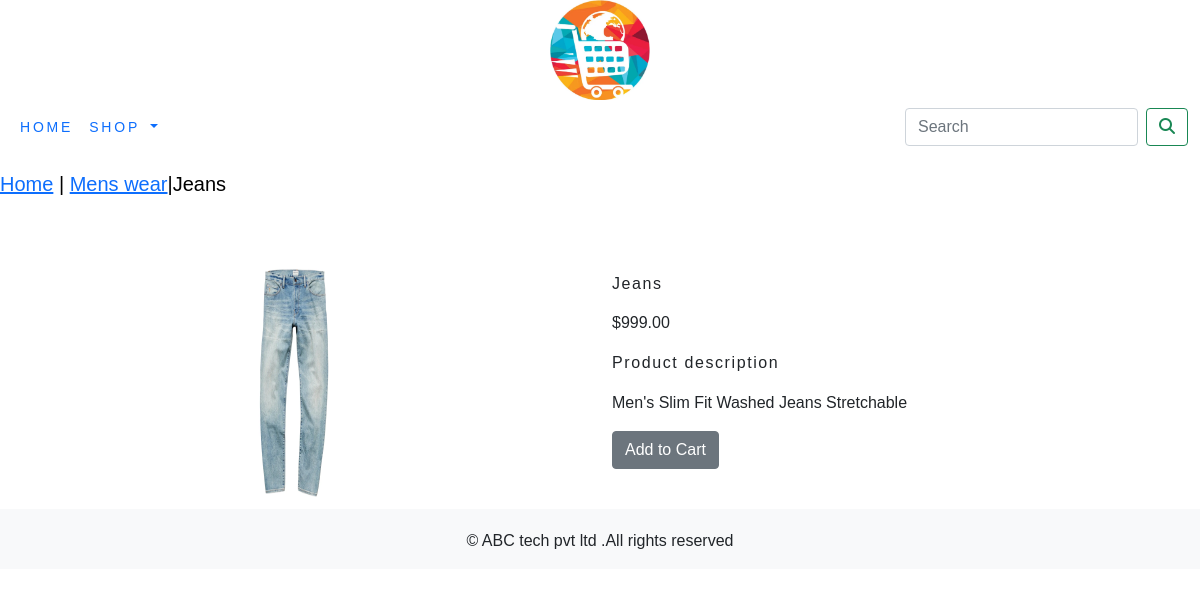
The page /shop/mens-wear/jeans/ on the database its author committed.
### shop_app/models.py (models this page shows, shortened)
class Product(models.Model):
    name = models.CharField(max_length=250, unique=True)
    slug = models.SlugField(max_length=250, unique=True)
    description = models.TextField(blank=True)
    price = models.DecimalField(max_digits=10, decimal_places=2)
    category = models.ForeignKey(Category, on_delete=models.CASCADE)
    image = models.ImageField(upload_to='product', blank=True)
    stock = models.IntegerField()
    available = models.BooleanField(default=True)
    created = models.DateTimeField(auto_now_add=True)
    updated = models.DateTimeField(auto_now=True)
    class Meta:
        ordering = ('name',)
        verbose_name = 'product'
        verbose_name_plural = 'products'

class Category(models.Model):
    name = models.CharField(max_length=250, unique=True)
    slug = models.SlugField(max_length=250, unique=True)
    description = models.TextField(blank=True)
    image = models.ImageField(upload_to='category', blank=True)
    class Meta:
        ordering = ('name',)
        verbose_name = 'category'
        verbose_name_plural = 'categories'
    def get_url(self):
     return reverse('shop_app:product_by_category', args=[self.slug])
    def __str__(self):
        return '{}'.format(self.name)

### shop_app/views.py (the view)
# urls.py: path('<slug:c_slug>/<slug:product_slug>/', views.proDetail, name='prodCatdetail'),
def proDetail(request, c_slug, product_slug):
    try:
        product = Product.objects.get(category__slug=c_slug, slug=product_slug)
    except Exception as e:
        raise e
    return render(request, 'product.html', {'product': product})

### cart/context_processors.py (called while the page is built)
def counter(request):
    item_count = 0
    if 'admin' in request.path:
        return {}
    else:
        try:
            cart = Cart.objects.filter(cart_id=_cart_id(request))
            car_items = CartItem.objects.all().filter(cart=cart[:1])
            for cart_item in car_items:
                item_count += cart_item.quantity
        except Cart.DoesNotExist:
            item_count = 0
    return dict(item_count=item_count)

### cart/views.py (called while the page is built)
def _cart_id(request):
    cart = request.session.session_key
    if not cart:
        cart = request.session.create()
    return cart

### shop_app/context_processors.py (called while the page is built)
def menu_links(request):
    links = Category.objects.all()
    return dict(links=links)

### templates/product.html (shortened to what this page needs)
{% extends 'base.html' %}
{% load static %}
{% block content %}
<div class="row my_prod_row_class">
    <div class="mx_auto">
        <p>
            <a href="{% url 'shop_app:allProdCat' %}">Home</a>  | <a href="{{product.category.get_url}}">{{product.category}}</a>|{{product.name}}
        </p>
    </div>
</div>
<br>
<div class="row">
    <div class="col-12 col-sm-12 col-md-12 col-lg-6 text-center">
        <div style="min-width:18rem">
            <img src="{{product.image.url}}" alt="{{product.name}}" height="250" width="250">
        </div>
    </div>
        <div class="col-12 col-sm-12 col-md-12 col-lg-6">
            <div>
            <h1 class="my_prod_title">{{product.name}}</h1>
            <p>${{product.price}}</p>
            <p class="my_title">Product description</p>
            <p class="text-justify my_rod_text">{{product.description}}</p>
            {% if product.stock <= 0 %}
            <p class="text-justify my_prod_text"><b>Out of Stock</b></p>
            {% else %}
            <a class="btn btn-secondary" href=" {% url 'cart:add_cart' product.id %}">Add to Cart</a>
            {% endif %}
        </div>
        </div>
    </div>
</div>
{% endblock %}

### static/css/custom.css (style rules this page uses)
body { font-family: 'Raleway', sans-serif; }
.my_title { font-size:16px; text-transform:none; letter-spacing:.1em; }
.my_prod_row_class { padding-top:15px; padding-bottom:20px; }
.my_prod_row_class .mx_auto { color:#000; font-size:20px; text-decoration:none; }
.my_prod_title { font-size:16px; text-transform:none; letter-spacing:0.1em; padding-top:15px; padding-bottom:10px; }

### rows shown on the page
Product: category "Mens wear", name "Jeans", image (picture), price "999.00", description "Men's Slim Fit Washed Jeans Stretchable"
